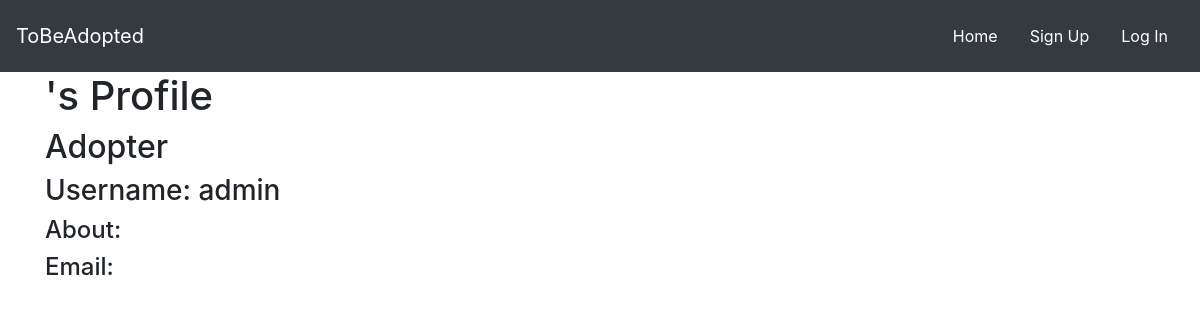
Before: /user/1/ with the older database file.
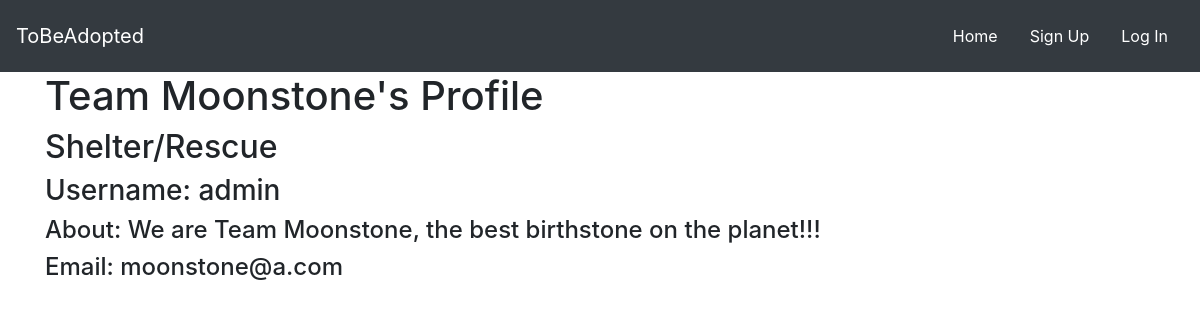
After: the same page with the newer database file.
### tbauser/models.py (models this page shows, shortened)
class AdoptUser(AbstractUser):
   USER_CHOICES = [
       ('AD', 'Adopter'),
       ('SR', 'Shelter/Rescue'),
   ]
   display_name = models.CharField(max_length=50)
   bio = models.TextField()
   account_type = models.CharField(
       max_length=2, choices=USER_CHOICES, default='AD')
   favorites = models.ManyToManyField(Pet, related_name='favorite', symmetrical=False)

### tbauser/views.py (the view)
# urls.py: path('user/<int:user_id>/', user_detail_view, name='user_detail'),
def user_detail_view(request, user_id):
    selected_user = AdoptUser.objects.get(id=user_id)
    return render(request, 'user_detail.html', {'selected_user': selected_user})

### templates/user_detail.html
{% include 'base.html' %}
{% block content %}
    <div class="container">
        <h1>{{ selected_user.display_name }}'s Profile</h1>
        {% if selected_user.account_type == "AD" %}
            <h2>Adopter</h2>
        {% else %}
            <h2>Shelter/Rescue</h2>
        {% endif %}
        <h3>Username: {{ selected_user.username }}</h3>
        <h4>About: {{ selected_user.bio }}</h4>
        <h4>Email: {{ selected_user.email }}</h4>
    </div>
{% endblock %}

Changed rows visible on the page:
changed AdoptUser "admin": display_name (not shown) → "Team Moonstone"; account_type "AD" → "SR" (drawn); bio (not shown) → "We are Team Moonstone, the best birthstone on the planet!!!"; email (not shown) → "moonstone@a.com"
Other visible differences:
text no longer shown: "Adopter"
text now shown: "Shelter/Rescue"
